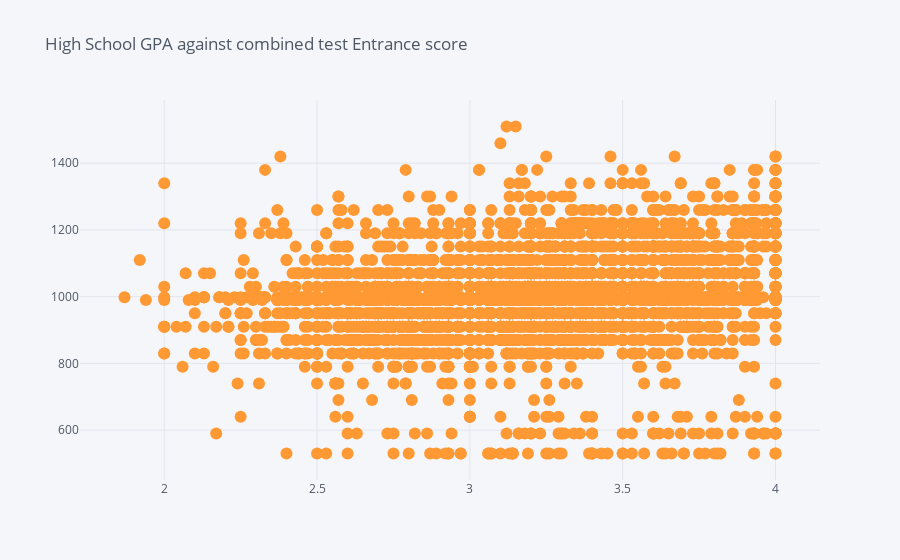

Notebook code cell kept with this figure:
### Code cell
print('After dealing with missing values in HIGH_SCHL_GPA columns')
Performance_Record.iplot(kind='scatter',x='HIGH_SCHL_GPA',y='STDNT_TEST_ENTRANCE_COMB',mode='markers',
                        title='High School GPA against combined test Entrance score')

### Figure 1 — Plotly figure (JSON) as saved in the notebook; plotly's stock layout.template omitted (floating-point values rounded to 4 significant figures; data arrays with more than 128 entries replaced by an {"elided": "..."} marker saying what was removed)
{"data": [{"line": {"color": "rgba(255, 153, 51, 1.0)", "dash": "solid", "shape": "linear", "width": 1.3}, "marker": {"size": 12, "symbol": "circle"}, "mode": "markers", "name": "STDNT_TEST_ENTRANCE_COMB", "text": "", "type": "scatter", "x": {"elided": "3400 float values"}, "y": {"elided": "3400 int values"}}], "layout": {"legend": {"bgcolor": "#F5F6F9", "font": {"color": "#4D5663"}}, "paper_bgcolor": "#F5F6F9", "plot_bgcolor": "#F5F6F9", "title": {"font": {"color": "#4D5663"}, "text": "High School GPA against combined test Entrance score"}, "xaxis": {"gridcolor": "#E1E5ED", "showgrid": true, "tickfont": {"color": "#4D5663"}, "title": {"font": {"color": "#4D5663"}, "text": ""}, "zerolinecolor": "#E1E5ED"}, "yaxis": {"gridcolor": "#E1E5ED", "showgrid": true, "tickfont": {"color": "#4D5663"}, "title": {"font": {"color": "#4D5663"}, "text": ""}, "zerolinecolor": "#E1E5ED"}}}
